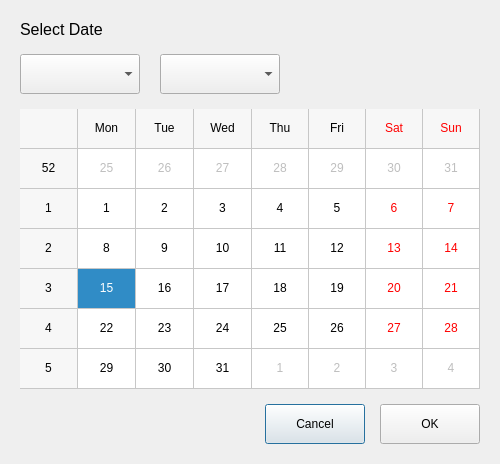
<?xml version="1.0" encoding="UTF-8"?>
<ui version="4.0">
 <class>HistoryCalendarDialog</class>
 <widget class="QDialog" name="HistoryCalendarDialog">
  <property name="geometry">
   <rect>
    <x>0</x>
    <y>0</y>
    <width>500</width>
    <height>450</height>
   </rect>
  </property>
  <property name="windowTitle">
   <string>Select Date</string>
  </property>
  <property name="modal">
   <bool>true</bool>
  </property>
  <layout class="QVBoxLayout" name="mainLayout">
   <property name="spacing">
    <number>15</number>
   </property>
   <property name="leftMargin">
    <number>20</number>
   </property>
   <property name="topMargin">
    <number>20</number>
   </property>
   <property name="rightMargin">
    <number>20</number>
   </property>
   <property name="bottomMargin">
    <number>20</number>
   </property>
   <item>
    <widget class="QLabel" name="labelTitle">
     <property name="font">
      <font>
       <pointsize>12</pointsize>
      </font>
     </property>
     <property name="text">
      <string>Select Date</string>
     </property>
    </widget>
   </item>
   <item>
    <layout class="QHBoxLayout" name="comboLayout">
     <property name="spacing">
      <number>20</number>
     </property>
     <item>
      <widget class="QComboBox" name="comboYear">
       <property name="minimumSize">
        <size>
         <width>120</width>
         <height>40</height>
        </size>
       </property>
       <property name="font">
        <font>
         <pointsize>11</pointsize>
        </font>
       </property>
      </widget>
     </item>
     <item>
      <widget class="QComboBox" name="comboMonth">
       <property name="minimumSize">
        <size>
         <width>120</width>
         <height>40</height>
        </size>
       </property>
       <property name="font">
        <font>
         <pointsize>11</pointsize>
        </font>
       </property>
      </widget>
     </item>
     <item>
      <spacer name="comboSpacer">
       <property name="orientation">
        <enum>Qt::Horizontal</enum>
       </property>
       <property name="sizeHint" stdset="0">
        <size>
         <width>40</width>
         <height>20</height>
        </size>
       </property>
      </spacer>
     </item>
    </layout>
   </item>
   <item>
    <widget class="HighlightCalendar" name="calendarWidget">
     <property name="minimumSize">
      <size>
       <width>0</width>
       <height>280</height>
      </size>
     </property>
     <property name="gridVisible">
      <bool>true</bool>
     </property>
     <property name="navigationBarVisible">
      <bool>false</bool>
     </property>
    </widget>
   </item>
   <item>
    <layout class="QHBoxLayout" name="buttonLayout">
     <item>
      <spacer name="buttonSpacer">
       <property name="orientation">
        <enum>Qt::Horizontal</enum>
       </property>
       <property name="sizeHint" stdset="0">
        <size>
         <width>40</width>
         <height>20</height>
        </size>
       </property>
      </spacer>
     </item>
     <item>
      <widget class="QPushButton" name="btnCancel">
       <property name="minimumSize">
        <size>
         <width>100</width>
         <height>40</height>
        </size>
       </property>
       <property name="text">
        <string>Cancel</string>
       </property>
      </widget>
     </item>
     <item>
      <widget class="QPushButton" name="btnConfirm">
       <property name="minimumSize">
        <size>
         <width>100</width>
         <height>40</height>
        </size>
       </property>
       <property name="text">
        <string>OK</string>
       </property>
      </widget>
     </item>
    </layout>
   </item>
  </layout>
 </widget>
 <customwidgets>
  <customwidget>
   <class>HighlightCalendar</class>
   <extends>QCalendarWidget</extends>
   <header>highlightcalendar.h</header>
  </customwidget>
 </customwidgets>
 <resources/>
 <connections/>
</ui>
